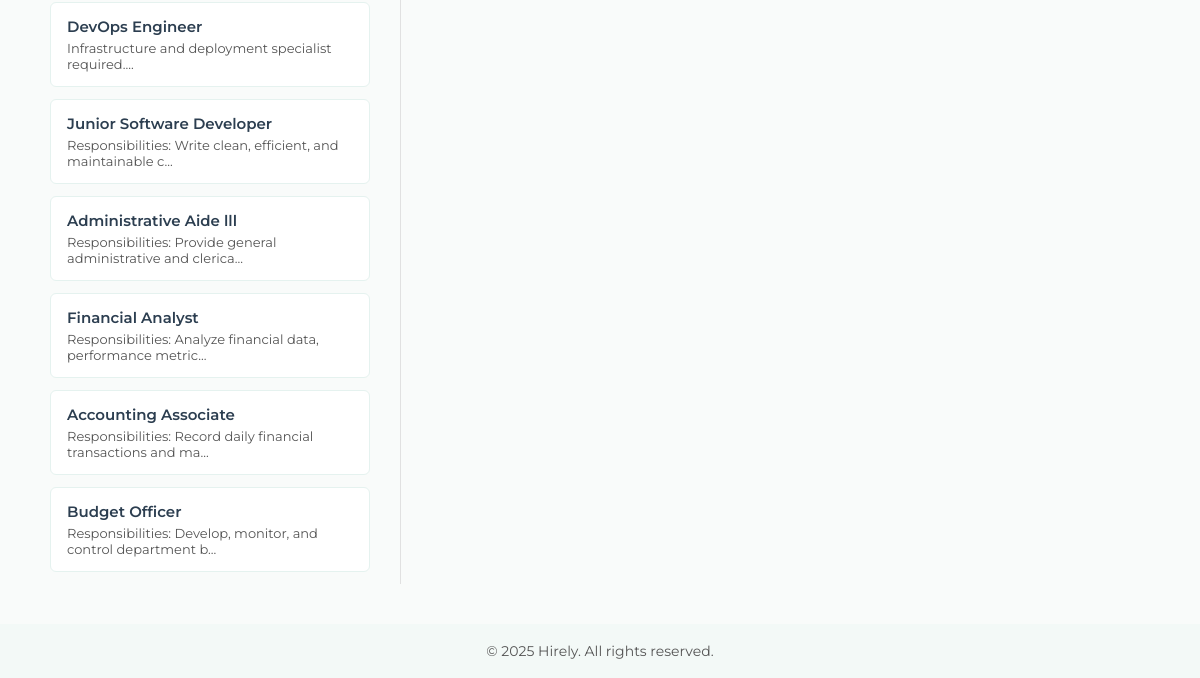
Before: / (lower part) with the older database file.
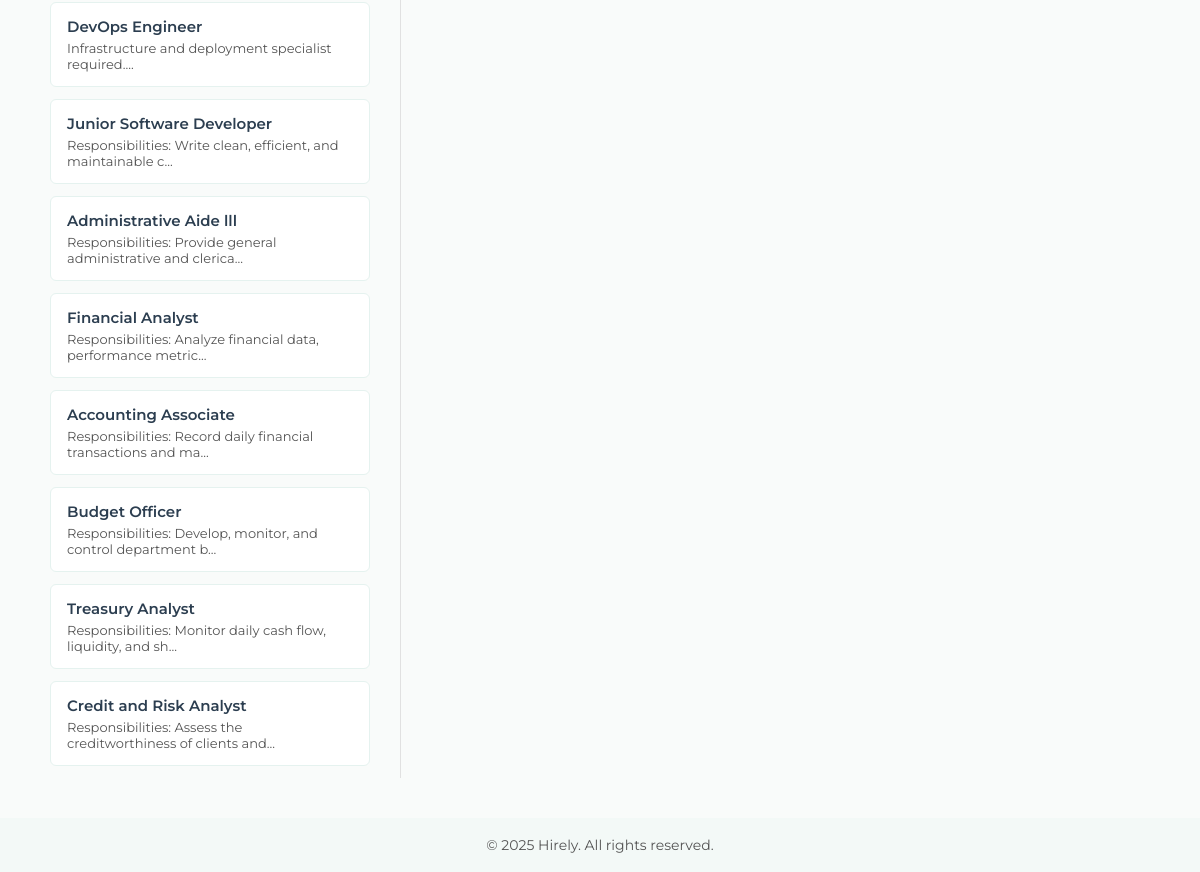
After: the same page with the newer database file.
### app/models.py (models this page shows, shortened)
class Job(db.Model):
    __tablename__ = 'jobs'
    id = db.Column(db.Integer, primary_key=True)
    role = db.Column(db.String(100), nullable=False)
    description = db.Column(db.Text, nullable=False)
    cluster_id = db.Column(db.Integer)
    is_active = db.Column(db.Boolean, default=True)
    created_at = db.Column(db.DateTime, default=datetime.utcnow)
    created_by = db.Column(db.Integer, db.ForeignKey('users.id'), nullable=False)
    applications = db.relationship('Application', backref='job', lazy=True)
    creator = db.relationship('User', backref='jobs_created', lazy=True)

### app/routes/main.py (the view)
@main_bp.route('/')
def index():
    jobs = Job.query.filter_by(is_active=True).all()
    return render_template('index.html', jobs=jobs)

### app/templates/index.html (shortened to what this page needs)
<!DOCTYPE html>
<html lang="en">
<head>
</head>
<body>
  <main>
    <div class="content-wrapper">
      <div class="jobs-list">
        {% for job in jobs %}
        <div class="job-card"
             data-title="{{ job.role }}"
             data-description="{{ job.description }}"
             onclick="showJobDetails(this.dataset.title, this.dataset.description)">
          <h3>{{ job.role }}</h3>
          <p>{{ job.description[:60] }}...</p>
        </div>
        {% endfor %}
      </div>
    </div>
  </main>
  <footer>
    &copy; 2025 Hirely. All rights reserved.
  </footer>
</body>
</html>

### app/templates/index.html (style rules this page uses)
body { margin: 0; font-family: 'Montserrat', sans-serif; background: #f9fbfa; display: flex; flex-direction: column; min-height: 100vh; }
main { display: flex; justify-content: center; gap: 30px; padding: 40px 20px; flex: 1; }
.content-wrapper { display: flex; gap: 30px; max-width: 1100px; width: 100%; }
.jobs-list { flex: 1; max-width: 320px; }
.job-card { background: #fff; border: 1px solid #e5f2ef; border-radius: 6px; padding: 14px 16px; margin-bottom: 12px; cursor: pointer; transition: box-shadow 0.2s ease, transform 0.1s ease, border-color 0.2s ease; }
.job-card h3 { margin: 0 0 4px; font-size: 15px; font-weight: 600; color: #2c3e50; }
.job-card p { margin: 0; font-size: 13px; color: #555; }
footer { text-align: center; padding: 18px; background: #f3f9f7; font-size: 14px; color: #555; margin-top: auto; }

Changed rows visible on the page:
added Job: role "Treasury Analyst", description "Responsibilities: Monitor daily cash flow, liquidity, and sh"
added Job: role "Credit and Risk Analyst", description "Responsibilities: Assess the creditworthiness of clients and"
